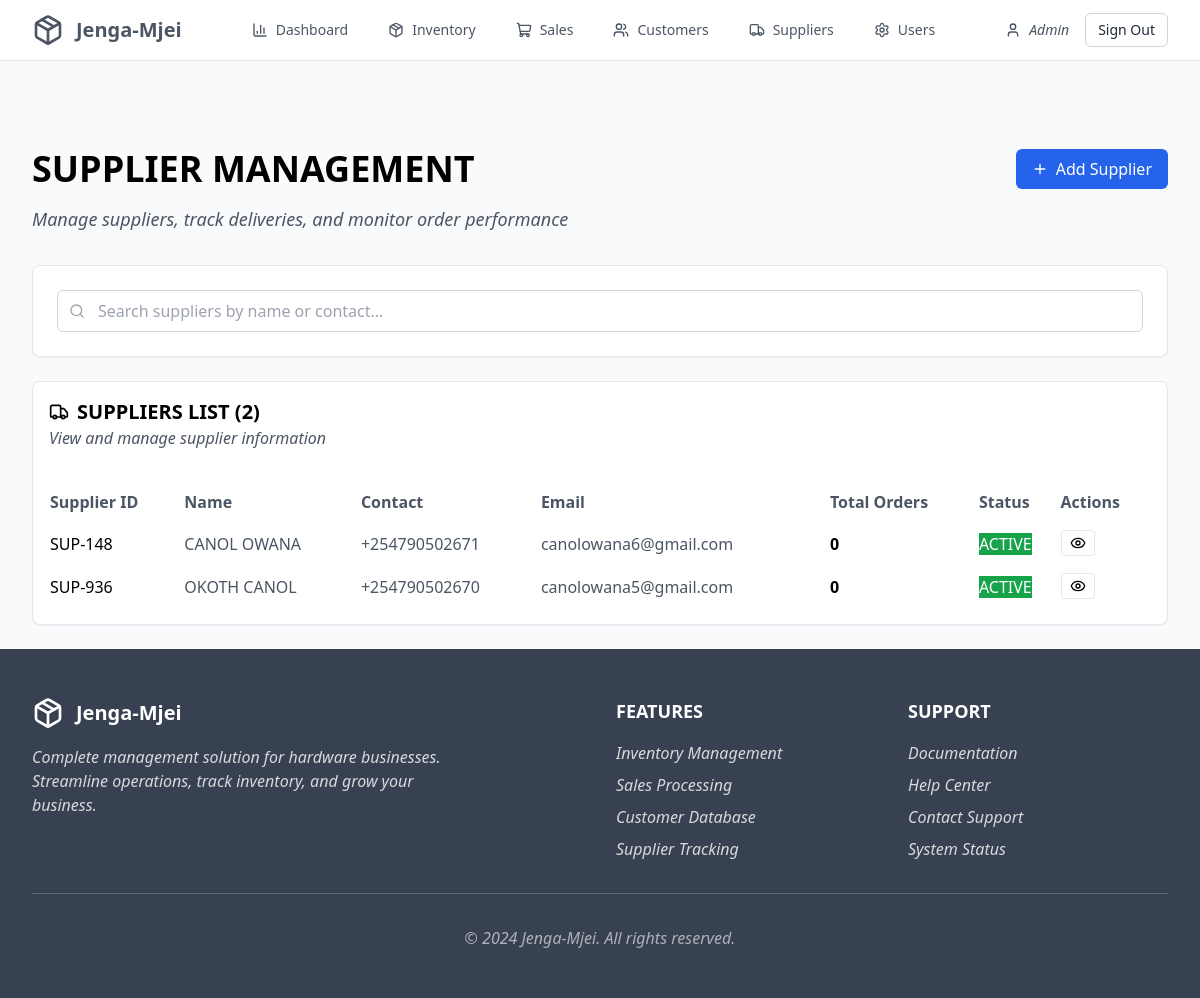
The page /suppliers.php (signed in) on the database its author committed.
### tables this page shows
CREATE TABLE `suppliers` (
  `supplier_id` varchar(10) NOT NULL,
  `name` varchar(255) NOT NULL,
  `contact` varchar(20) NOT NULL,
  `email` varchar(255) NOT NULL,
  `address` varchar(255) NOT NULL,
  `payment_terms` varchar(50) NOT NULL,
  `delivery_lead_time` int(11) NOT NULL,
  `website` varchar(255) DEFAULT NULL,
  `notes` text DEFAULT NULL,
  `status` varchar(50) NOT NULL DEFAULT 'active',
  `created_at` timestamp NOT NULL DEFAULT current_timestamp()
);

### suppliers.php (the view, shortened to what this page needs)
<?php
include 'config.php';
$stmt = $pdo->query("SELECT * FROM suppliers ORDER BY created_at DESC LIMIT 3");
$suppliers = $stmt->fetchAll(PDO::FETCH_ASSOC);
?>
<!DOCTYPE html>
<html lang="en">
<head>
  <script src="https://cdn.tailwindcss.com"></script>
</head>
<body class="bg-gray-50 text-gray-800">
<?php include 'header.php'; ?>
  <div class="max-w-7xl mx-auto px-4 sm:px-6 lg:px-8 py-6">
    <div class="flex flex-col sm:flex-row justify-between items-start mb-8 space-y-4 sm:space-y-0">
      <div>
        <h1 class="text-3xl sm:text-4xl font-bold text-black mb-4">SUPPLIER MANAGEMENT</h1>
        <p class="text-base sm:text-lg text-gray-600 italic font-normal">
          Manage suppliers, track deliveries, and monitor order performance
        </p>
      </div>
      <button id="openSupplierDialog" class="bg-blue-600 text-white px-4 py-2 rounded-md flex items-center hover:bg-blue-700 transition-colors">
        <i data-lucide="plus" class="w-4 h-4 mr-2"></i>
        Add Supplier
      </button>
    </div>
    <div class="bg-white border border-gray-200 rounded-lg mb-6 shadow-sm">
      <div class="p-6">
        <div class="relative">
          <i data-lucide="search" class="absolute left-3 top-1/2 transform -translate-y-1/2 w-4 h-4 text-gray-400"></i>
          <input
            placeholder="Search suppliers by name or contact..."
            class="w-full pl-10 border border-gray-300 rounded-md p-2"
          />
        </div>
      </div>
    </div>
    <div class="bg-white border border-gray-200 rounded-lg shadow-sm">
      <div class="p-4">
        <h3 class="text-xl font-bold text-black flex items-center">
          <i data-lucide="truck" class="w-5 h-5 mr-2"></i>
          SUPPLIERS LIST (<?php echo count($suppliers); ?>)
        </h3>
        <p class="text-gray-600 italic font-normal">View and manage supplier information</p>
      </div>
      <div class="p-4 overflow-x-auto">
        <table class="w-full">
          <thead>
            <tr>
              <th class="text-left font-bold text-gray-600 py-2">Supplier ID</th>
              <th class="text-left font-bold text-gray-600 py-2">Name</th>
              <th class="text-left font-bold text-gray-600 py-2">Contact</th>
              <th class="text-left font-bold text-gray-600 py-2">Email</th>
              <th class="text-left font-bold text-gray-600 py-2">Total Orders</th>
              <th class="text-left font-bold text-gray-600 py-2">Status</th>
              <th class="text-left font-bold text-gray-600 py-2">Actions</th>
            </tr>
          </thead>
          <tbody>
            <?php foreach ($suppliers as $supplier) { ?>
              <tr class="hover:bg-gray-50">
                <td class="py-2 text-black font-medium" data-label="Supplier ID"><?php echo htmlspecialchars($supplier['supplier_id']); ?></td>
                <td class="py-2 text-gray-600" data-label="Name"><?php echo htmlspecialchars($supplier['name']); ?></td>
                <td class="py-2 text-gray-600" data-label="Contact"><?php echo htmlspecialchars($supplier['contact']); ?></td>
                <td class="py-2 text-gray-600" data-label="Email"><?php echo htmlspecialchars($supplier['email']); ?></td>
                <td class="py-2 font-bold text-black" data-label="Total Orders">0</td>
                <td class="py-2" data-label="Status">
                  <span class="badge <?php echo $supplier['status'] === 'active' ? 'bg-green-600' : 'bg-gray-200'; ?> text-<?php echo $supplier['status'] === 'active' ? 'white' : 'gray-800'; ?>">
                    <?php echo strtoupper($supplier['status']); ?>
                  </span>
                </td>
                <td class="py-2" data-label="Actions">
                  <button class="viewSupplierBtn border border-gray-200 text-black px-2 py-1 rounded hover:bg-gray-100 transition-colors" data-supplier-id="<?php echo htmlspecialchars($supplier['supplier_id']); ?>">
                    <i data-lucide="eye" class="w-4 h-4"></i>
                  </button>
                </td>
              </tr>
            <?php } ?>
          </tbody>
        </table>
      </div>
    </div>
  </div>
<?php include 'footer.php'; ?>
</body>
</html>

### rows shown on the page
suppliers: supplier_id "SUP-148", name "CANOL OWANA", contact "+254790502671", email "canolowana6@gmail.com", status "ACTIVE"
suppliers: supplier_id "SUP-936", name "OKOTH CANOL", contact "+254790502670", email "canolowana5@gmail.com", status "ACTIVE"

### other values the page prints
count($suppliers) "2"
